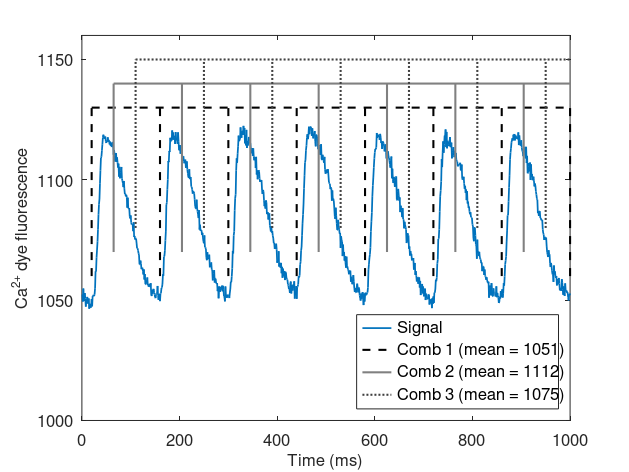

This chart was generated by the following MATLAB code: (Note: this script raises an error after producing the figure.)
clear
%% Loading data
dataCa140 = load('bcl140_pacing_Ca');
dataVm140 = load('bcl140_pacing_V');
dataCa80alternans = load('bcl85_alternans_Ca');
dataCa80alternansSevere = load('bcl85_alternansSevere_Ca');

mkdir imgs
%% Normal Ca signal
minimaCa140 = 20:140:1000;
minimaCa140V2 = 65:140:1000;
minimaCa140V3 = 110:140:1000;

figure(1); clf;
h(1) = plot(dataCa140.avgTrace, 'LineWidth', 1.25);
% comb 1
hold on
for iMin = 1:length(minimaCa140)
    plot([minimaCa140(iMin), minimaCa140(iMin)], [1060, 1130], 'k--', 'LineWidth', 1.5);
end
h(2) = plot([minimaCa140(1), 1000], [1130, 1130], 'k--', 'LineWidth', 1.5);
hold off

% comb  2
hold on
for iMin = 1:length(minimaCa140V2)
    plot([minimaCa140V2(iMin), minimaCa140V2(iMin)], [1070, 1140], 'Color',[128 128 128]/255, 'LineWidth', 1.5);
end
h(3) = plot([minimaCa140V2(1), 1000], [1140, 1140], 'Color',[128 128 128]/255, 'LineWidth', 1.5);
hold off

% comb  3
hold on
for iMin = 1:length(minimaCa140V3)
    plot([minimaCa140V3(iMin), minimaCa140V3(iMin)], [1080, 1150], ':', 'Color',[64 64 64]/255, 'LineWidth', 1.5);
end
h(4) = plot([minimaCa140V3(1), 1000], [1150, 1150], ':', 'Color',[64 64 64]/255, 'LineWidth', 1.5);
hold off

mean1 = mean(dataCa140.avgTrace(minimaCa140));
mean2 = mean(dataCa140.avgTrace(minimaCa140V2));
mean3 = mean(dataCa140.avgTrace(minimaCa140V3));

ylim([1000, 1160]);
legend(h, {'Signal', 'Comb 1 (mean = 1051)', 'Comb 2 (mean = 1112)', 'Comb 3 (mean = 1075)'}, 'Location', 'southeast');
xlabel('Time (ms)');
ylabel('Ca^{2+} dye fluorescence');
set(findall(gcf,'-property','FontSize'),'FontSize',12)
set(gcf, 'PaperUnits', 'centimeters'); set(gcf, 'PaperPosition', [0 0 16 12]);
saveas(gcf, 'imgs/bcl140_pacing_Ca_comb.png'); 

%% Normal Vm signal
minimaV140 = combGetMinima(dataVm140.avgTrace, 140);
apBoundaries = minimaV140 - 20; % assuming upstroke is max 20 ms.

figure(2); clf;
plot(2.02e4 - dataVm140.avgTrace, 'LineWidth', 1.25);
hold on
for iBoundary = 1:length(minimaV140)
    plot([apBoundaries(iBoundary), apBoundaries(iBoundary)], [0 1200], 'k--');
end
hold off

legend('Signal', 'Boundaries');
xlabel('Time (ms)');
ylabel('Mem. pot. dye fluorescence');
set(findall(gcf,'-property','FontSize'),'FontSize',12)
set(gcf, 'PaperUnits', 'centimeters'); set(gcf, 'PaperPosition', [0 0 16 12]);
saveas(gcf, 'imgs/bcl140_pacing_V.png'); 

%% Linear and nonlinear baseline drift, stepwise function added, and gradual amplitude reduction
% linear and nonlinear
linearDriftCa = dataCa140.avgTrace + (1:length(dataCa140.avgTrace))'/20;
nonlinearDriftCa = dataCa140.avgTrace + ((1:length(dataCa140.avgTrace))'/20).^1.5 -((1:length(dataCa140.avgTrace))'/150).^3 ;
minimaCa140linearDrift = combGetMinima(linearDriftCa, 140);
minimaCa140nonlinearDrift = combGetMinima(nonlinearDriftCa, 140);

% stepwise drift
stepSignal = dataCa140.avgTrace + [zeros(290+50,1); 500*ones(427-50,1); zeros(283,1)];
minimaCa140stepSignal = combGetMinima(stepSignal, 140);

% reducing amplitude

signalReducingAmplitude = dataCa140.avgTrace' .* (0.9998:-4e-4:0.6) + (1:length(dataCa140.avgTrace))/2.5;
minimaCa140amplReduction = combGetMinima(signalReducingAmplitude, 140);

figure(3); clf
subplot(2,2,1);
plot(linearDriftCa, 'LineWidth', 1.25)
hold on
for iMin = 1:length(minimaCa140linearDrift)
    plot([minimaCa140linearDrift(iMin), minimaCa140linearDrift(iMin)], [1000 1180], 'k--');
end
hold off
ylim([1000, 1180]);
legend({'Signal', 'Boundaries'}, 'Location', 'southeast');
xlabel('Time (ms)');
ylabel('Ca^{2+} dye fluorescence');
title('Linear drift');


subplot(2,2,2);
plot(nonlinearDriftCa, 'LineWidth', 1.25)
hold on
for iMin = 1:length(minimaCa140nonlinearDrift)
    plot([minimaCa140nonlinearDrift(iMin), minimaCa140nonlinearDrift(iMin)], [1025 1250], 'k--');
end
hold off
ylim([1025, 1250]);
xlabel('Time (ms)');
ylabel('Ca^{2+} dye fluorescence');
title('Nonlinear drift')

subplot(2,2,3)
plot(stepSignal, 'LineWidth', 1.25)
hold on
for iMin = 1:length(minimaCa140stepSignal)
    plot([minimaCa140stepSignal(iMin), minimaCa140stepSignal(iMin)], [1025 1750], 'k--');
end
hold off
xlabel('Time (ms)');
ylabel('Ca^{2+} dye fluorescence');
title('Step function added');
ylim([1025, 1750]);

subplot(2,2,4);
plot(signalReducingAmplitude, 'LineWidth', 1.25)
hold on
for iMin = 1:length(minimaCa140amplReduction)
    plot([minimaCa140amplReduction(iMin), minimaCa140amplReduction(iMin)], [800 1250], 'k--');
end
hold off
xlabel('Time (ms)');
ylabel('Ca^{2+} dye fluorescence');
title('Amplitude reduction');
ylim([800, 1250]);

set(findall(gcf,'-property','FontSize'),'FontSize',12)
set(gcf, 'PaperUnits', 'centimeters'); set(gcf, 'PaperPosition', [0 0 24 24]);
saveas(gcf, 'imgs/bcl140_pacing_drift.png'); 


%% with white noise
lowNoise = dataCa140.avgTrace + randn(size(dataCa140.avgTrace)) * 10;
midNoise = dataCa140.avgTrace + randn(size(dataCa140.avgTrace)) * 25;
highNoise = dataCa140.avgTrace + randn(size(dataCa140.avgTrace)) * 50;

minimaLowNoise = combGetMinima(lowNoise, 140);
minimaMidNoise = combGetMinima(midNoise, 140);
minimaHighNoise = combGetMinima(highNoise, 140);

figure(4);
subplot(3,1,1)
plot(lowNoise, 'LineWidth', 1.25);
hold on
for iMin = 1:length(minimaLowNoise)
    plot([minimaLowNoise(iMin), minimaLowNoise(iMin)], [900 1300], 'k--');
end
hold off
ylim([900 1300]);
xlabel('Time (ms)');
ylabel('Ca^{2+} dye fluorescence');
title('Noise sd = 10');
legend('Signal', 'Boundaries');

subplot(3,1,2);
plot(midNoise, 'LineWidth', 1.25);
hold on
for iMin = 1:length(minimaMidNoise)
    plot([minimaMidNoise(iMin), minimaMidNoise(iMin)], [900 1300], 'k--');
end
hold off
ylim([900 1300]);
xlabel('Time (ms)');
ylabel('Ca^{2+} dye fluorescence');
title('Noise sd = 25');

subplot(3,1,3);
plot(highNoise, 'LineWidth', 1.25);
hold on
for iMin = 1:length(minimaHighNoise)
    plot([minimaHighNoise(iMin), minimaHighNoise(iMin)], [900 1300], 'k--');
end
hold off
ylim([900 1300]);
title('Noise sd = 50');
xlabel('Time (ms)');
ylabel('Ca^{2+} dye fluorescence');

set(findall(gcf,'-property','FontSize'),'FontSize',12)
set(gcf, 'PaperUnits', 'centimeters'); set(gcf, 'PaperPosition', [0 0 24 24]);
saveas(gcf, 'imgs/bcl140_gaussianNoise.png');

%% Salt-and-pepper noise
% Case 1 - decently behaved salt and pepper noise
indicesMinimum = randi(1000,1,20);
indicesMaximum = randi(1000,1,20);
saltPepper = dataCa140.avgTrace;
saltPepper(indicesMinimum) = 950;
saltPepper(indicesMaximum) = 1150;
minimaSaltPepper = combGetMinima(saltPepper, 140);

% Case 2 - only one point of massive amplitude.
saltPepperEvil = dataCa140.avgTrace;
saltPepperEvil(500) = 0;
minimaSaltPepperEvil = combGetMinima(saltPepperEvil, 140);

% Plotting both
figure(5);
subplot(2,1,1);
plot(saltPepper, 'LineWidth', 1.25);
hold on
for iMin = 1:length(minimaSaltPepper)
    plot([minimaSaltPepper(iMin), minimaSaltPepper(iMin)], [850 1300], 'k--');
end
hold off
ylim([850 1250]);
xlabel('Time (ms)');
ylabel('Ca^{2+} dye fluorescence');

subplot(2,1,2);
plot(saltPepperEvil, 'LineWidth', 1.25);
hold on
for iMin = 1:length(minimaSaltPepperEvil)
    plot([minimaSaltPepperEvil(iMin), minimaSaltPepperEvil(iMin)], [0 1250], 'k--');
end
hold off
ylim([0 1250]);
xlabel('Time (ms)');
ylabel('Ca^{2+} dye fluorescence');
legend({'Signal', 'Boundaries'}, 'Location','southeast');

set(findall(gcf,'-property','FontSize'),'FontSize',12)
set(gcf, 'PaperUnits', 'centimeters'); set(gcf, 'PaperPosition', [0 0 24 20]);
saveas(gcf, 'imgs/bcl140_saltPepperNoise.png');

%% Alternans
minimaAlternans = combGetMinima(dataCa80alternans.avgTrace, 85);
minimaAlternansSevere = combGetMinima(dataCa80alternansSevere.avgTrace, 85);
figure(6);
subplot(2,1,1);
plot(dataCa80alternans.avgTrace, 'LineWidth', 1.25);
hold on
for iMin = 1:length(minimaAlternans)
    plot([minimaAlternans(iMin), minimaAlternans(iMin)], [1130 1200], 'k--');
end
hold off
ylim([1130 1200]);
xlabel('Time (ms)');
ylabel('Ca^{2+} dye fluorescence');
legend('Signal', 'Boundaries');

subplot(2,1,2);
plot(dataCa80alternansSevere.avgTrace, 'LineWidth', 1.25);
hold on
for iMin = 1:length(minimaAlternansSevere)
    plot([minimaAlternansSevere(iMin), minimaAlternansSevere(iMin)], [1050 1180], 'k--');
end
hold off
ylim([1050 1180]);
xlabel('Time (ms)');
ylabel('Ca^{2+} dye fluorescence');



set(findall(gcf,'-property','FontSize'),'FontSize',12)
set(gcf, 'PaperUnits', 'centimeters'); set(gcf, 'PaperPosition', [0 0 24 20]);
saveas(gcf, 'imgs/bcl85_alternans.png');
